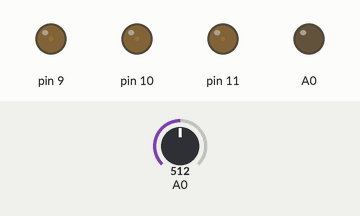
Recording of a sketch running on a simulated Arduino Uno, built with avr-gcc and run on an emulated ATmega328P. Shown: output pins drawn as LEDs (lit = HIGH). Inputs (shaded band) come from the test bench; at power-on: A0 = 512.

Above: at 0.05 s.
At 1.15 s:
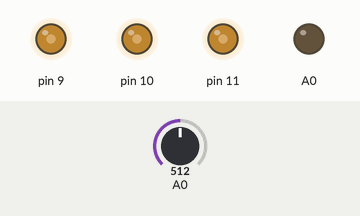
At 2.3 s:
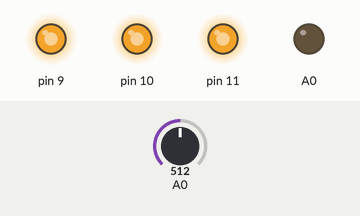
At 3.45 s:
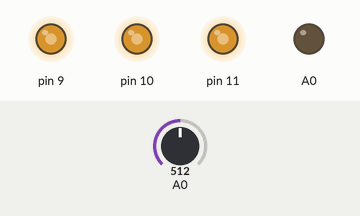
At 4.6 s:
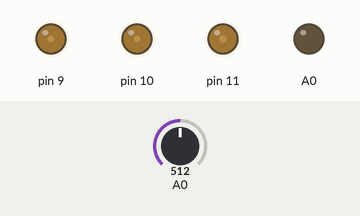
Timing chart, 0 to 6.7 s (numbered marks = the images above):
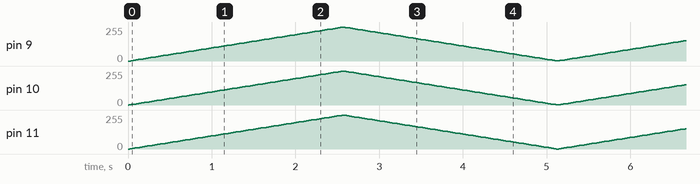

The sketch:

pwm.ino
```cpp
int ADCread = 0;
float ADCconverted = 0;
int fill = 0;
int change = 1;
int ret = 0;
int LEDpot(int speed);


void setup() {
  pinMode(9, OUTPUT);
  pinMode(10, OUTPUT);
  pinMode(11, OUTPUT);
  pinMode(A0, OUTPUT);
  Serial.begin(9600);
}

void loop() {
  ADCread = analogRead(A0);
  ADCconverted = ADCread / 4;

  //LEDpot(ADCconverted);
  LEDauto();

  //Serial.println(ADCconverted);
  //Serial.println(ADCread);

}

int LEDpot(int speed){
  int a;
  if(a < 255){
    for(int i=9; i<=11; i++){
      analogWrite(i, speed);
    }
  }
}

int LEDauto(){
  for(int i=9; i<=11; i++){
    analogWrite(i, fill);

    if(ret == 0){
      fill = fill + change;

      if(fill == 255){
        ret++;
      }
    }

    if(ret == 1){
      fill = fill - change;
      if(fill == 0){
        ret--;
      }
    }

    delay(10);
  }
}
```
